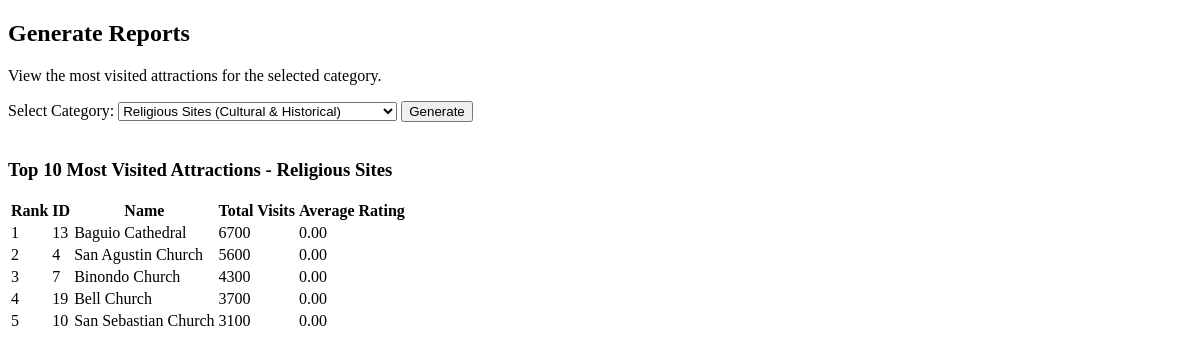
Before: /php/generate_report.php?category_id=3 (signed in) with the older database file.
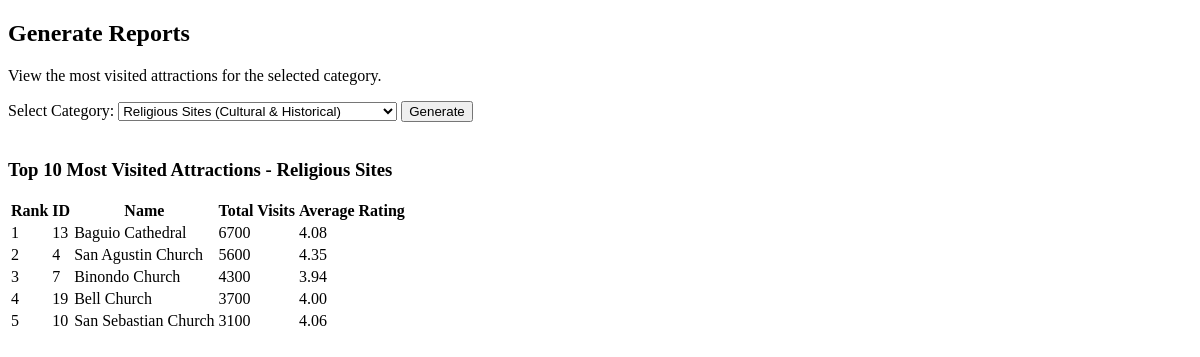
After: the same page with the newer database file.
### tables this page shows
CREATE TABLE `category` (
  `category_id` int(11) NOT NULL,
  `category` varchar(100) NOT NULL,
  `main_class` varchar(100) NOT NULL
);

CREATE TABLE `attraction` (
  `attraction_id` int(11) NOT NULL,
  `name` varchar(100) NOT NULL,
  `description` varchar(100) NOT NULL,
  `street_address` varchar(100) NOT NULL,
  `total_visits` int(11) NOT NULL,
  `avg_rating` decimal(10,2) NOT NULL DEFAULT 0.00,
  `city_id` int(11) NOT NULL,
  `local_rating` decimal(3,2) DEFAULT 0.00,
  `gem_score` decimal(10,2) DEFAULT 0.00
);

### php/generate_report.php (the view, shortened to what this page needs)
<?php
    require 'db.php';
$categories_query = "SELECT category_id, category, main_class FROM category ORDER BY main_class, category";
$categories_result = mysqli_query($conn, $categories_query);
$selected_category = isset($_GET['category_id'])  ? $_GET['category_id'] : '';
$report_data = [];
$category_name = '';
if (!empty($selected_category)) {
    $cat_query = "SELECT category FROM category WHERE category_id = '$selected_category'";
    $cat_result = mysqli_query($conn, $cat_query);
    $cat_row = mysqli_fetch_assoc($cat_result);
    $category_name = $cat_row['category'];
    $report = "SELECT a.attraction_id, a.name, a.total_visits, a.avg_rating
                FROM attraction a
                JOIN attraction_category ac ON a.attraction_id = ac.attraction_id
                WHERE ac.category_id = '$selected_category'
                ORDER BY a.total_visits DESC
                LIMIT 10";
    $report_result = mysqli_query($conn, $report);
    $rank = 1;
        while ($row = mysqli_fetch_assoc($report_result)) {
            $row['rank'] = $rank++;
            $report_data[] = $row;
        }
}
?>
<!DOCTYPE html>
<html lang="en">
<head>
</head>
<body>
    <h2>Generate Reports</h2>
    <p>View the most visited attractions for the selected category.</p>
    <form method="GET" action="">
        <label>Select Category:</label>
        <select name="category_id">
            <?php while($cat = mysqli_fetch_assoc($categories_result)): ?>
                <option value="<?= $cat['category_id'] ?>" <?= ($selected_category == $cat['category_id']) ? 'selected' : '' ?>>
                    <?= htmlspecialchars($cat['category']) ?> (<?= htmlspecialchars($cat['main_class']) ?>)
                </option>
            <?php endwhile; ?>
        </select>
        <button type="submit">Generate</button>
    </form>
    <br>
    <?php if(!empty($selected_category)): ?>
        <?php if(empty($report_data)): ?>
            <p>No attraction found under this category</p>
        <?php else: ?>
            <h3>Top 10 Most Visited Attractions - <?= htmlspecialchars($category_name) ?></h3>
            <table>
                <tr>
                    <th>Rank</th>
                    <th>ID</th>
                    <th>Name</th>
                    <th>Total Visits</th>
                    <th>Average Rating</th>
                </tr>
                <?php foreach($report_data as $item): ?>
                <tr>
                    <td><?= $item['rank'] ?></td>
                    <td><?= $item['attraction_id'] ?></td>
                    <td><?= htmlspecialchars($item['name']) ?></td>
                    <td><?= htmlspecialchars($item['total_visits']) ?></td>
                    <td><?= $item['avg_rating'] ?></td>
                </tr>
            <?php endforeach; ?>
            </table>
        <?php endif; ?>
    <?php endif; ?>
    </body>
</html>

Changed rows visible on the page:
changed attraction "Baguio Cathedral": avg_rating "0.00" → "4.08"
changed attraction "San Agustin Church": avg_rating "0.00" → "4.35"
changed attraction "Binondo Church": avg_rating "0.00" → "3.94"
changed attraction "Bell Church": avg_rating "0.00" → "4.00"
changed attraction "San Sebastian Church": avg_rating "0.00" → "4.06"
